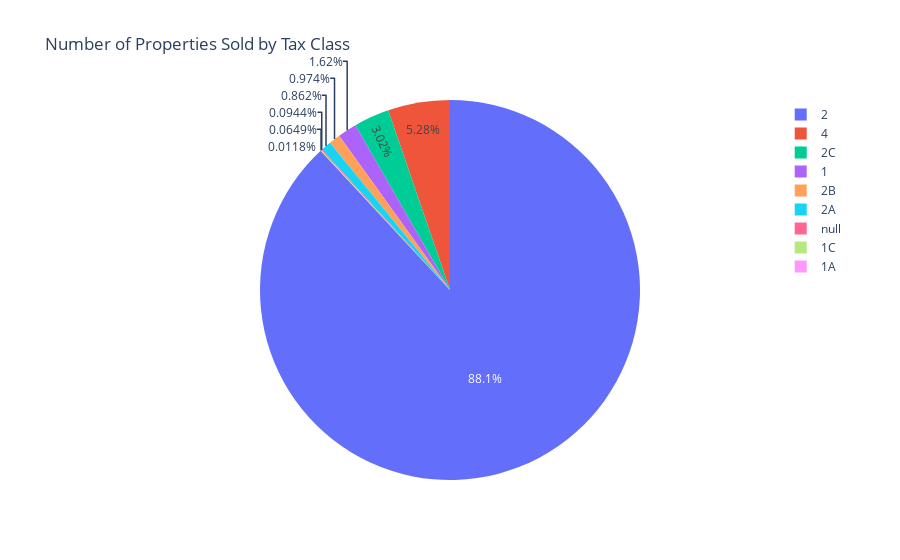

The notebook cell saved with this chart:
### Code cell
# Query 5: Number of properties sold by tax class
query5 = """
SELECT TAXCLP, COUNT(*) AS num_sales
FROM sales_data
GROUP BY TAXCLP;
"""
df5 = pd.read_sql_query(query5, conn)

# Visualization 5: Pie chart for Number of Properties Sold by Tax Class
fig5 = px.pie(df5, names='TAXCLP', values='num_sales', title='Number of Properties Sold by Tax Class')

# Show the plot
fig5.show()

### Figure 1 — Plotly figure (JSON) as saved in the notebook; plotly's stock layout.template omitted (floating-point values rounded to 4 significant figures)
{"data": [{"domain": {"x": [0, 1], "y": [0, 1]}, "hovertemplate": "TAXCLP=%{label}<br>num_sales=%{value}<extra></extra>", "labels": [null, "1", "1A", "1C", "2", "2A", "2B", "2C", "4"], "legendgroup": "", "name": "", "showlegend": true, "type": "pie", "values": [16, 274, 2, 11, 14923, 146, 165, 511, 894]}], "layout": {"legend": {"tracegroupgap": 0}, "title": {"text": "Number of Properties Sold by Tax Class"}}}
